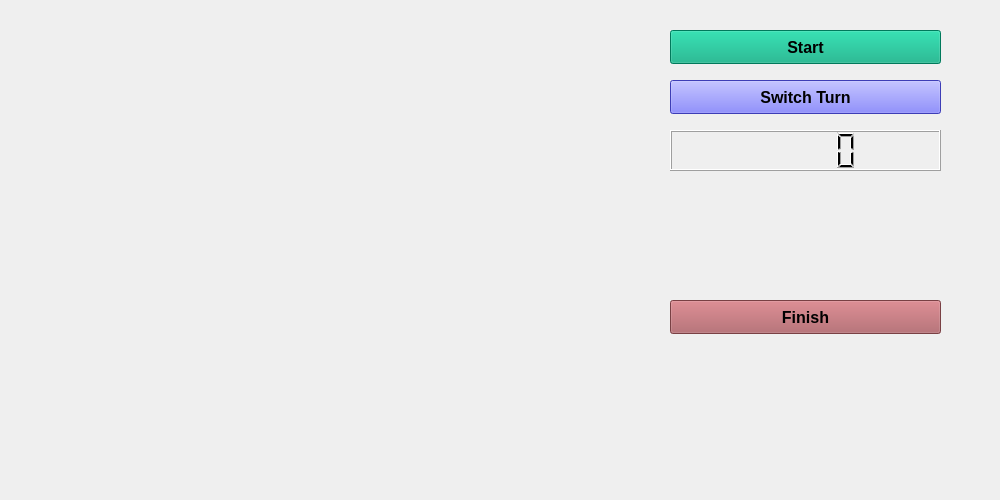
<?xml version="1.0" encoding="UTF-8"?>
<ui version="4.0">
 <class>GameForm</class>
 <widget class="QWidget" name="GameForm">
  <property name="geometry">
   <rect>
    <x>0</x>
    <y>0</y>
    <width>1000</width>
    <height>500</height>
   </rect>
  </property>
  <property name="windowTitle">
   <string>Form</string>
  </property>
  <widget class="QWidget" name="widget" native="true">
   <property name="geometry">
    <rect>
     <x>50</x>
     <y>30</y>
     <width>561</width>
     <height>301</height>
    </rect>
   </property>
  </widget>
  <widget class="QPushButton" name="startButton">
   <property name="geometry">
    <rect>
     <x>670</x>
     <y>30</y>
     <width>271</width>
     <height>34</height>
    </rect>
   </property>
   <property name="font">
    <font>
     <pointsize>12</pointsize>
     <weight>75</weight>
     <bold>true</bold>
    </font>
   </property>
   <property name="styleSheet">
    <string notr="true">background-color: rgb(0, 170, 127)</string>
   </property>
   <property name="text">
    <string>Start</string>
   </property>
  </widget>
  <widget class="QPushButton" name="finishButton">
   <property name="geometry">
    <rect>
     <x>670</x>
     <y>300</y>
     <width>271</width>
     <height>34</height>
    </rect>
   </property>
   <property name="font">
    <font>
     <pointsize>12</pointsize>
     <weight>75</weight>
     <bold>true</bold>
    </font>
   </property>
   <property name="styleSheet">
    <string notr="true">background-color: rgb(170, 89, 95)</string>
   </property>
   <property name="text">
    <string>Finish</string>
   </property>
  </widget>
  <widget class="QPushButton" name="switchButton">
   <property name="geometry">
    <rect>
     <x>670</x>
     <y>80</y>
     <width>271</width>
     <height>34</height>
    </rect>
   </property>
   <property name="font">
    <font>
     <pointsize>12</pointsize>
     <weight>75</weight>
     <bold>true</bold>
    </font>
   </property>
   <property name="styleSheet">
    <string notr="true">background-color: rgb(85, 85, 255)</string>
   </property>
   <property name="text">
    <string>Switch Turn</string>
   </property>
  </widget>
  <widget class="QLCDNumber" name="lcd">
   <property name="geometry">
    <rect>
     <x>670</x>
     <y>130</y>
     <width>271</width>
     <height>41</height>
    </rect>
   </property>
  </widget>
 </widget>
 <resources/>
 <connections/>
</ui>
